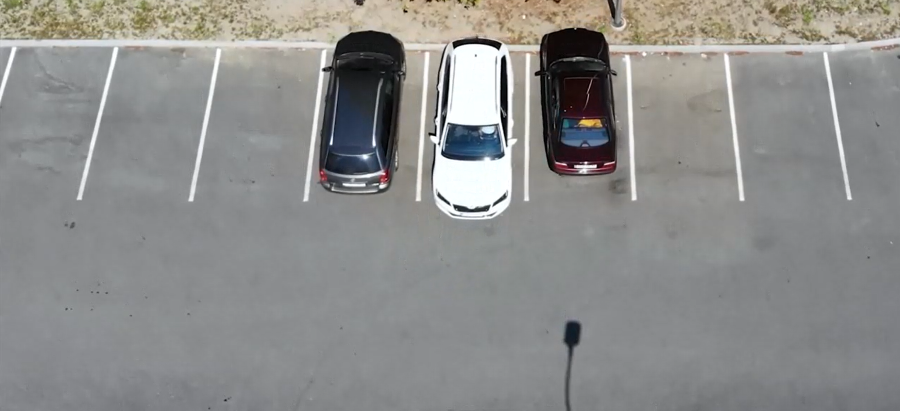
#> input picture assets/print_estacionamento.png, 1800 x 822 px, found by its file name (shown at 1/2 size)
$ python selectROI.py
#> lines starting #> are read from the running program, lines starting #| are printed output that depends on the picture
import cv2
import numpy as np

# Carregar a imagem
imagem = cv2.imread('assets\print_estacionamento.png')
#> imagem is the input picture: shape (822, 1800, 3); mean B, G, R 139.3, 140.9, 140.8

# Verificar se a imagem foi carregada corretamente
if imagem is None:
    print("Erro ao carregar a imagem")
    exit()

# Redimensionar a imagem para caber na tela
largura_maxima = 800
altura_maxima = 600
altura, largura = imagem.shape[:2]
#> altura = 822; largura = 1800

if largura > largura_maxima or altura > altura_maxima:
    fator_redimensionamento = min(largura_maxima/largura, altura_maxima/altura)
#> fator_redimensionamento = 0.444
    imagem = cv2.resize(imagem, (int(largura * fator_redimensionamento), int(altura * fator_redimensionamento)))
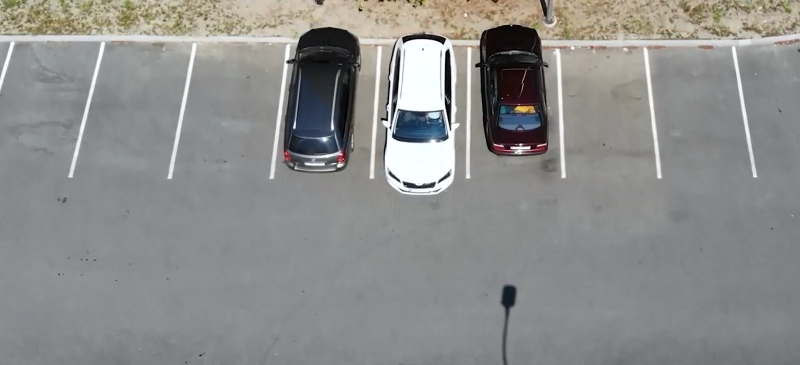
#> imagem: shape (365, 800, 3); mean B, G, R 139.2, 140.8, 140.7

rois = []
while True:
    # Selecionar a ROI
#> (the run stopped early here; a loop or call above may not have finished)
